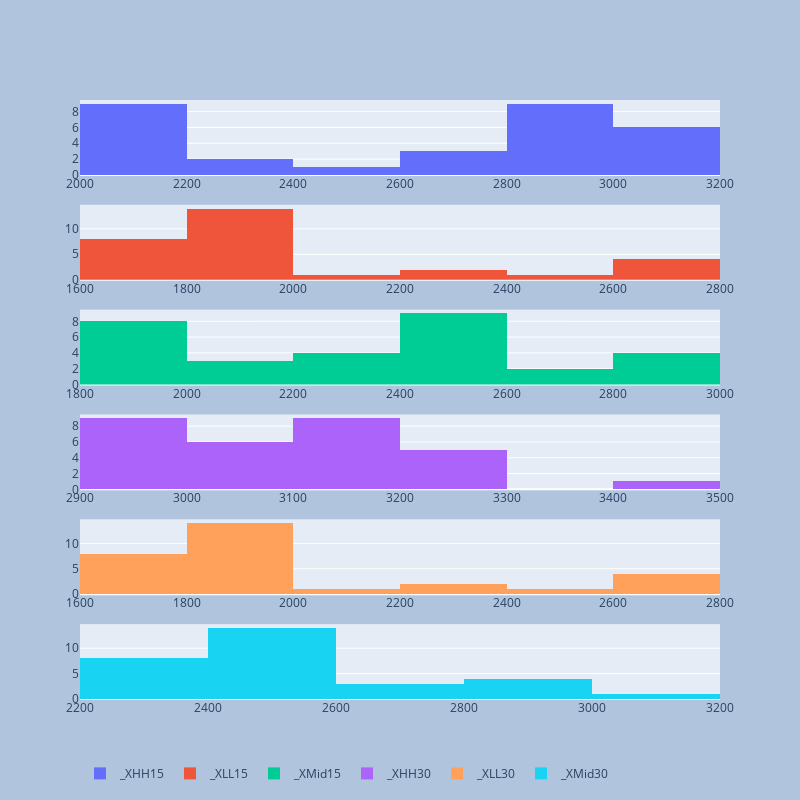

The code cell stored with this chart in its notebook:
### Code cell
colsToDist_1=[  x for  x  in list_cols if x.startswith('_X') ]
print(colsToDist_1)
fig=plot_mutiple_histrogram(df,colsToDist_1,len(colsToDist_1))
pio.write_image(fig, f"{report_path}\\{symbol}_PriceDist.png")
fig

### Figure 1 — Plotly figure (JSON) as saved in the notebook; plotly's stock layout.template omitted (floating-point values rounded to 4 significant figures)
{"data": [{"name": "_XHH15", "type": "histogram", "x": [3076.0, 3007.0, 3007.0, 3007.0, 3007.0, 3007.0, 2941.0, 2941.0, 2941.0, 2941.0, 2941.0, 2941.0, 2941.0, 2941.0, 2941.0, 2748.0, 2693.0, 2635.0, 2520.0, 2342.0, 2342.0, 2145.0, 2145.0, 2145.0, 2145.0, 2145.0, 2091.0, 2091.0, 2043.0, 2043.0], "xaxis": "x", "yaxis": "y"}, {"name": "_XLL15", "type": "histogram", "x": [2727.0, 2727.0, 2693.0, 2635.0, 2520.0, 2229.0, 2229.0, 2085.0, 1960.0, 1960.0, 1960.0, 1960.0, 1960.0, 1960.0, 1915.0, 1915.0, 1915.0, 1915.0, 1915.0, 1915.0, 1915.0, 1915.0, 1792.0, 1727.0, 1727.0, 1727.0, 1727.0, 1727.0, 1727.0, 1727.0], "xaxis": "x2", "yaxis": "y2"}, {"name": "_XMid15", "type": "histogram", "x": [2901.0, 2867.0, 2850.0, 2821.0, 2763.0, 2618.0, 2585.0, 2513.0, 2450.0, 2450.0, 2450.0, 2450.0, 2450.0, 2450.0, 2428.0, 2332.0, 2304.0, 2275.0, 2217.0, 2129.0, 2129.0, 2030.0, 1969.0, 1936.0, 1936.0, 1936.0, 1909.0, 1909.0, 1885.0, 1885.0], "xaxis": "x3", "yaxis": "y3"}, {"name": "_XHH30", "type": "histogram", "x": [3407.0, 3259.0, 3259.0, 3259.0, 3259.0, 3203.0, 3118.0, 3118.0, 3118.0, 3102.0, 3102.0, 3102.0, 3102.0, 3102.0, 3102.0, 3076.0, 3007.0, 3007.0, 3007.0, 3007.0, 3007.0, 2941.0, 2941.0, 2941.0, 2941.0, 2941.0, 2941.0, 2941.0, 2941.0, 2941.0], "xaxis": "x4", "yaxis": "y4"}, {"name": "_XLL30", "type": "histogram", "x": [2727.0, 2727.0, 2693.0, 2635.0, 2520.0, 2229.0, 2229.0, 2085.0, 1960.0, 1960.0, 1960.0, 1960.0, 1960.0, 1960.0, 1915.0, 1915.0, 1915.0, 1915.0, 1915.0, 1915.0, 1915.0, 1915.0, 1792.0, 1727.0, 1727.0, 1727.0, 1727.0, 1727.0, 1727.0, 1727.0], "xaxis": "x5", "yaxis": "y5"}, {"name": "_XMid30", "type": "histogram", "x": [3067.0, 2993.0, 2976.0, 2947.0, 2889.0, 2716.0, 2673.0, 2602.0, 2539.0, 2531, 2531, 2531, 2531, 2531, 2508.0, 2496.0, 2461.0, 2461.0, 2461.0, 2461.0, 2461.0, 2428.0, 2366.0, 2334.0, 2334.0, 2334.0, 2334.0, 2334.0, 2334.0, 2334.0], "xaxis": "x6", "yaxis": "y6"}], "layout": {"autosize": true, "height": 800, "legend": {"orientation": "h"}, "paper_bgcolor": "LightSteelBlue", "width": 800, "xaxis": {"anchor": "y", "autorange": true, "domain": [0, 1], "range": [2000, 3200], "type": "linear"}, "xaxis2": {"anchor": "y2", "autorange": true, "domain": [0, 1], "range": [1600, 2800], "type": "linear"}, "xaxis3": {"anchor": "y3", "autorange": true, "domain": [0, 1], "range": [1800, 3000], "type": "linear"}, "xaxis4": {"anchor": "y4", "autorange": true, "domain": [0, 1], "range": [2900, 3500], "type": "linear"}, "xaxis5": {"anchor": "y5", "autorange": true, "domain": [0, 1], "range": [1600, 2800], "type": "linear"}, "xaxis6": {"anchor": "y6", "autorange": true, "domain": [0, 1], "range": [2200, 3200], "type": "linear"}, "yaxis": {"anchor": "x", "autorange": true, "domain": [0.875, 1], "range": [0, 9.474]}, "yaxis2": {"anchor": "x2", "autorange": true, "domain": [0.7, 0.825], "range": [0, 14.74]}, "yaxis3": {"anchor": "x3", "autorange": true, "domain": [0.525, 0.65], "range": [0, 9.474]}, "yaxis4": {"anchor": "x4", "autorange": true, "domain": [0.35, 0.475], "range": [0, 9.474]}, "yaxis5": {"anchor": "x5", "autorange": true, "domain": [0.175, 0.3], "range": [0, 14.74]}, "yaxis6": {"anchor": "x6", "autorange": true, "domain": [0, 0.125], "range": [0, 14.74]}}}
